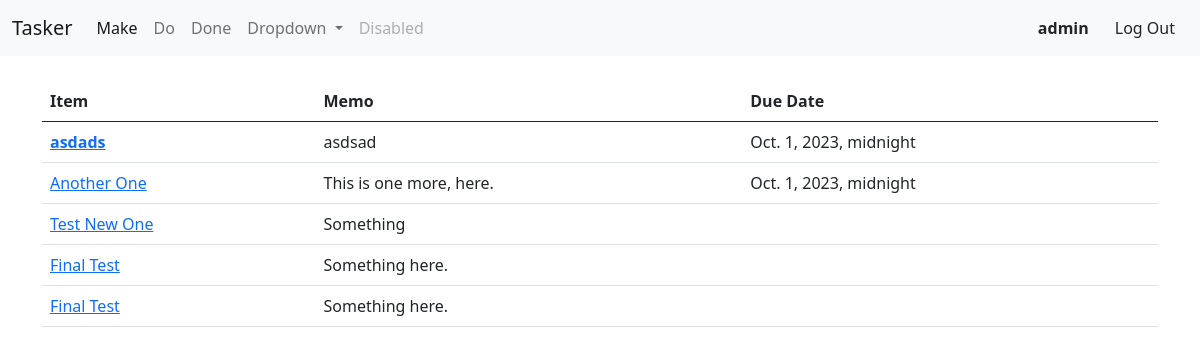
/current/ (signed in), run on the app's committed database.
### todo/models.py (models this page shows, shortened)
class Todo(models.Model):
    title = models.CharField(max_length=169)
    memo = models.TextField(blank=True)
    created = models.DateTimeField(auto_now_add=True)
    duedate = models.DateTimeField(null=True, blank=True)
    datecompleted = models.DateTimeField(null=True, blank=True)
    important = models.BooleanField(default=False)
    user = models.ForeignKey(User, on_delete=models.CASCADE)

### todo/views.py (the view)
# urls.py: path('current/', views.currenttodo, name='currenttodo'),
@login_required
def currenttodo(request):
    todos = Todo.objects.filter(user=request.user, datecompleted__isnull=True)
    return render(request, 'todo/currenttodo.html', {'todos':todos})

### todo/templates/todo/currenttodo.html (shortened to what this page needs)
{% extends 'todo/base.html' %}
{% block content %}
    <div class="container">
        <table class="table">
            <thead>
                <th>Item</th>
                <th>Memo</th>
                <th>Due Date</th>
            </thead>
            {% for todo in todos %}
                <tr>
                    <td>
                        <a href="{% url 'viewtodo' todo.id %}">
                            {% if todo.important %}<strong>{% endif %}
                                {{ todo.title }}
                            {% if todo.important %}</strong>{% endif %}
                        </a>
                    </td>
                    <td>{{ todo.memo }}</td>
                    <td>
                        {% if todo.duedate is not None %}
                            {{ todo.duedate }}
                        {% endif %}
                    </td>
                </tr>
            {% endfor %}
        </table>
    </div>
{% endblock content %}

### todo/templates/todo/base.html (shortened to what this page needs)
<!DOCTYPE html>
<html lang="en">
{% load static %}
    <head>
        <link href="https://cdn.jsdelivr.net/npm/bootstrap@5.0.0-beta1/dist/css/bootstrap.min.css" rel="stylesheet">
        <link rel="stylesheet" type="text/css" href="{% static 'todo/style.css' %}"/>
    </head>
    <body>
    <nav class="navbar navbar-expand-lg navbar-light bg-light">
        <div class="container-fluid">
            <a class="navbar-brand" href="{% url 'home' %}">Tasker</a>
            <div class="collapse navbar-collapse" id="navbarSupportedContent">
            <ul class="navbar-nav me-auto mb-2 mb-lg-0">
                {% if user.is_authenticated %}
                    <li class="nav-item">
                    <a class="nav-link active" aria-current="page" href="{% url 'createtodo' %}">Make</a>
                    </li>
                    <li class="nav-item">
                    <a class="nav-link" href="{% url 'currenttodo' %}">Do</a>
                    </li>
                    <li class="nav-item">
                    <a class="nav-link" href="{% url 'completedtodo' %}">Done</a>
                    </li>
                    <li class="nav-item dropdown">
                    <a class="nav-link dropdown-toggle" href="#" id="navbarDropdown" role="button" data-bs-toggle="dropdown" aria-expanded="false">
                        Dropdown
                    </a>
                {% endif %}
                </li>
                <li class="nav-item">
                <a class="nav-link disabled" href="#" tabindex="-1" aria-disabled="true">Disabled</a>
                </li>
            </ul>
            <div class="d-flex">
                {% if user.is_authenticated %}
                    <a class="btn is-primary">
                        <strong>{{ user.username }}</strong>
                    </a>
                    <form action="{% url 'logoutuser' %}" method="POST">
                        <button class="btn is-primary" type="submit">Log Out</button>
                    </form>
                {% else %}
                    <a class="btn is-primary" href="{% url 'signupuser' %}">Sign Up</a>
                    <a class="btn is-primary" href="{% url 'loginuser' %}">Login</a>
                {% endif %}
            </div>
            </div>
        </div>
    </nav>
    {% block content %}
    {% endblock content %}
    </body>
</html>

### todo/static/todo/style.css (style rules this page uses)
.container { margin-top: 25px; }

### data on the page
Todo: title "asdads", memo "asdsad", duedate "Oct. 1, 2023, midnight"
Todo: title "Another One", memo "This is one more, here.", duedate "Oct. 1, 2023, midnight"
Todo: title "Test New One", memo "Something"
Todo: title "Final Test", memo "Something here."
Todo: title "Final Test", memo "Something here."

### other printed values
{{ user.username }} "admin"
